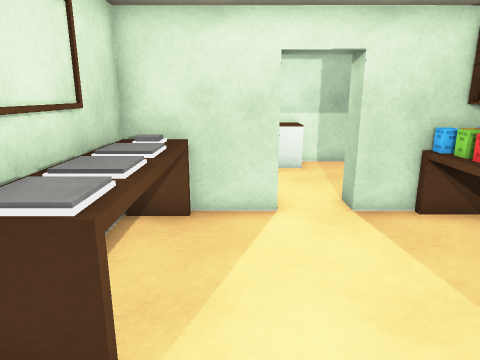
View 1 (above)

12 first-person views from a walk through a 3-D level made in the Unity game engine. The camera is 1.5 m above the floor, tilts 14° down and sees 70° across. The floor is counted in squares, 0.5 m on a side. Each view is taken from the middle of a square. On the plan, view 1 faces up. The plan holds only what a view shows up to about 20 squares ahead; the rest is blank. The player is left out. Some surface patterns are stand-ins.

View 2
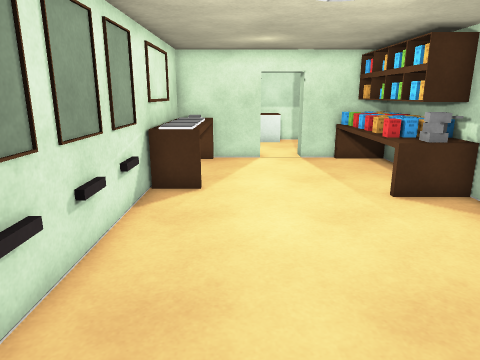

View 3
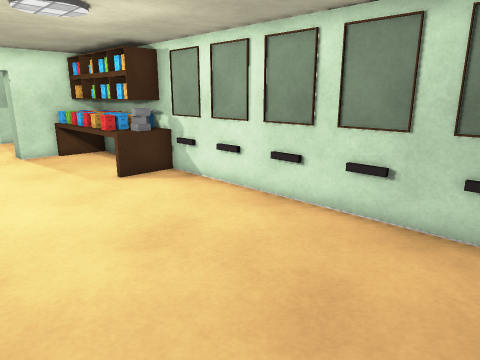

View 4
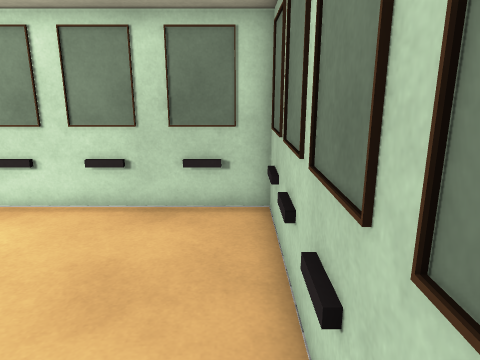

View 5
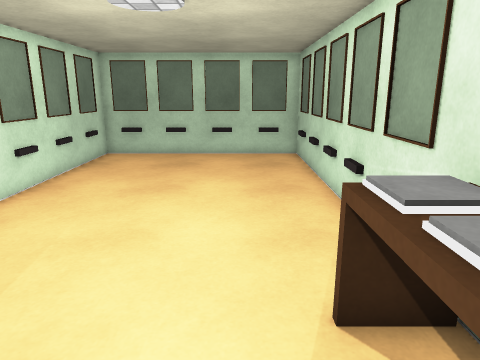

View 6
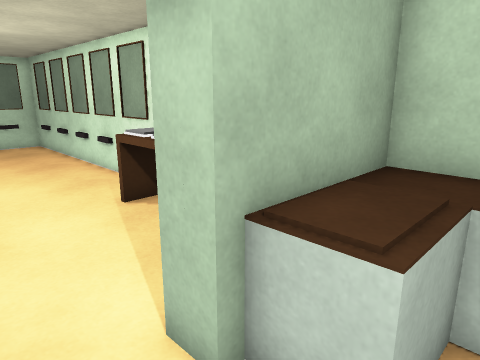

View 7
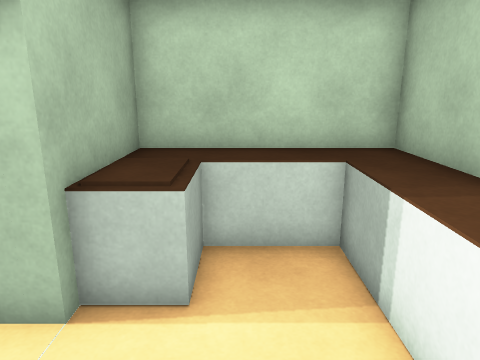

View 8
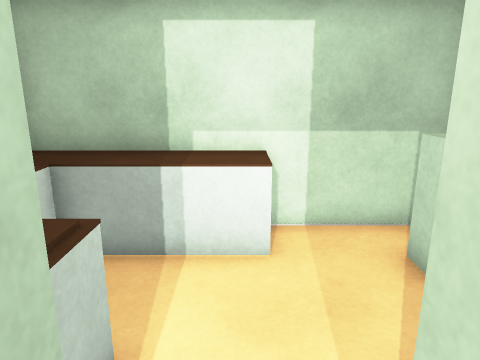

View 9
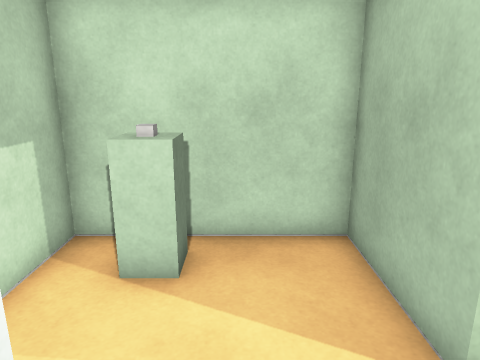

View 10
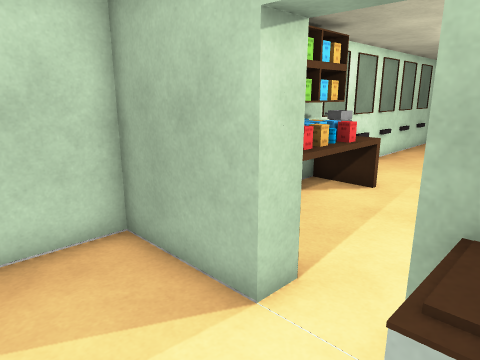

View 11
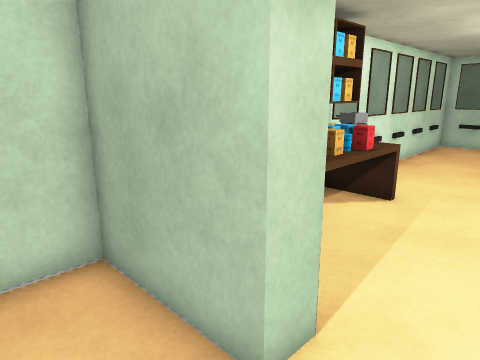

View 12
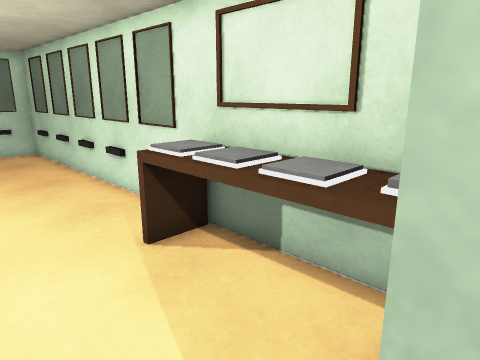

### Floor plan
Points are (right, up) in squares from view 1. A wall is a line through its corners. A room is listed if a view was taken in it or the views show most of it. See-through windows are left out.
Room 1 (views 1, 2, 3, 4, 5, 8)
walls: (-3, 6.9) (-3, -10.8) (7, -10.8) (7, 8.7) (3, 8.7); (1, 8.7) (-1, 8.7)
low walls: (4.5, 2.1) (5.5, 2.1); (5.5, 1.9) (4.7, 1.9) (4.7, 2.6); (-2.8, -1) (-2.8, -2.1); (-2.8, -3.4) (-2.8, -4.5); (-2.8, 1.4) (-2.8, 0.4); (7, 1.9) (6.4, 1.9); (-3, 3) (-2.4, 3); (-2.8, -5.9) (-2.8, -7); (-2.8, -8.5) (-2.8, -9.5); (2.8, -10.7) (3.9, -10.7); (0.4, -10.7) (1.5, -10.7); (-1.3, 8.5) (-1.3, 2.8) (-2.9, 2.8); (5, -10.7) (6.1, -10.7); (-2, -10.7) (-0.9, -10.7)
ways out: opening at (2, 9.5) to room 2
objects: other object (-2, 3) to (-2, 6); other object (5, 3) to (5, 8); other object (6, 2); other object (6, 3) to (6, 8)
Room 2 (views 6, 7, 9, 10, 11, 12)
walls: (1, 9.6) (1, 8.7); (3, 8.7) (3, 9.7) (7, 9.7) (7, 15.6) (-3, 15.6); (-3, 9.7) (-2.4, 9.7)
ways out: opening at (2, 9.5) to room 1
objects: other object (-3, 10) to (3, 15); other object (5, 13) to (6, 14)
Room 3 (no view inside)
walls: (-1, 8.7) (-3, 8.7) (-3, 6.9)

Positions as (right, up) in squares from view 1, and headings:
1: (0, 0), facing up
2: (0, -8), facing up
3: (-1, -10), facing up-right
4: (-2, -10), facing right
5: (0, 7), facing down
6: (3, 12), facing down-left
7: (5, 12), facing left
8: (2, 8), facing up
9: (0, 12), facing right
10: (0, 13), facing down-right
11: (1, 12), facing down-right
12: (2, 9), facing down-left
